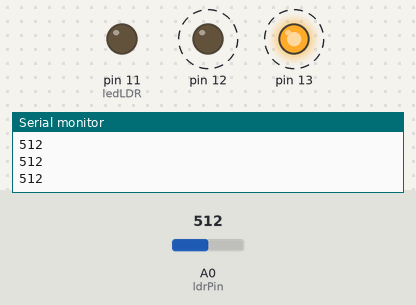
Simulated run of this sketch. Board: Arduino Uno, built with avr-gcc and run on an emulated ATmega328P. On the bench: output pins drawn as LEDs (lit = HIGH), the last lines printed to the serial monitor. Dashed ring = blinking. The test bench sets the inputs (shaded band); at power-on: A0 (ldrPin) = 512.

Above: at 1.2 s.
1.3 s: A0 (ldrPin) set to 486
At 1.9 s:
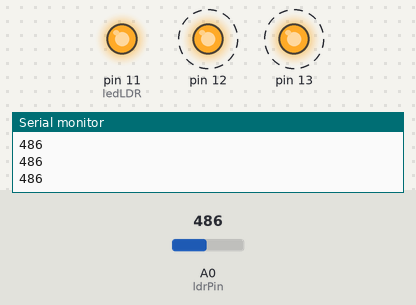
4.3 s: A0 (ldrPin) set to 510
At 5.9 s:
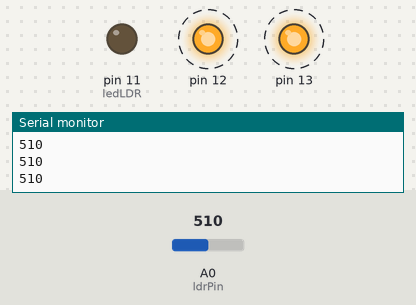
7.3 s: A0 (ldrPin) set to 490
At 8.9 s:
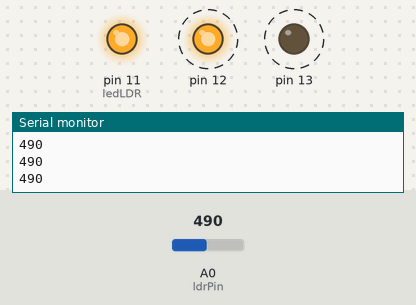
10.3 s: A0 (ldrPin) set to 511
At 10.9 s:
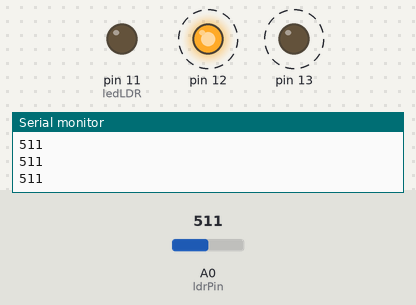
Timing chart, 0 to 14.3 s (numbered marks = the images above; inputs shaded):
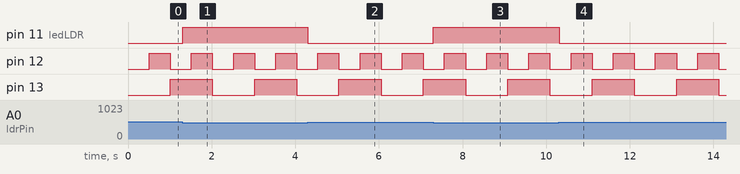

Measured:
- the behaviour switches between 500 and 499 on A0 (ldrPin) (found by bisection; images 0 and 1)
- after the input at 1.3 s, pin 11 (ledLDR): LOW → HIGH at once
- after the input at 4.3 s, pin 11 (ledLDR): HIGH → LOW at once
- after the input at 7.3 s, pin 11 (ledLDR): LOW → HIGH at once
- after the input at 10.3 s, pin 11 (ledLDR): HIGH → LOW at once
- by itself, pin 12: alternates HIGH for 0.50 s and LOW for 0.50 s
- by itself, pin 13: alternates HIGH for 1.0 s and LOW for 1.0 s

The sketch:

millis.ino
```cpp
unsigned long previous500 = 0; // Temporizador para 500ms
unsigned long previous1000 = 0; // Temporizador para 1000ms
bool state500 = LOW;  // Estado do LED que pisca a cada 500ms
bool state1000 = LOW; // Estado do LED que pisca a cada 1000ms

const int ldrPin = A0;  // Pino do LDR
const int ledLDR = 11;  // LED controlado pelo LDR
const int threshold = 500; // Limite para ativação do LED (ajustável)

void setup() {
  pinMode(12, OUTPUT);
  pinMode(13, OUTPUT);
  pinMode(ledLDR, OUTPUT);
  Serial.begin(9600); // Para debug (opcional)
}

void loop() {
  // Pisca o LED do pino 12 a cada 500ms
  if (millis() - previous500 >= 500) {
    previous500 = millis();
    state500 = !state500;
    digitalWrite(12, state500);
  }

  // Pisca o LED do pino 13 a cada 1000ms
  if (millis() - previous1000 >= 1000) {
    previous1000 = millis();
    state1000 = !state1000;
    digitalWrite(13, state1000);
  }

  // Lê o valor do LDR
  int ldrValue = analogRead(ldrPin);
  Serial.println(ldrValue); // Mostra o valor no monitor serial

  // Controla o LED 11 com base na luz
  if (ldrValue < threshold) {
    digitalWrite(ledLDR, HIGH); // Acende se estiver escuro
  } else {
    digitalWrite(ledLDR, LOW); // Apaga se houver luz suficiente
  }

  delay(10); // Pequena pausa para estabilidade da leitura do LDR
}
```
